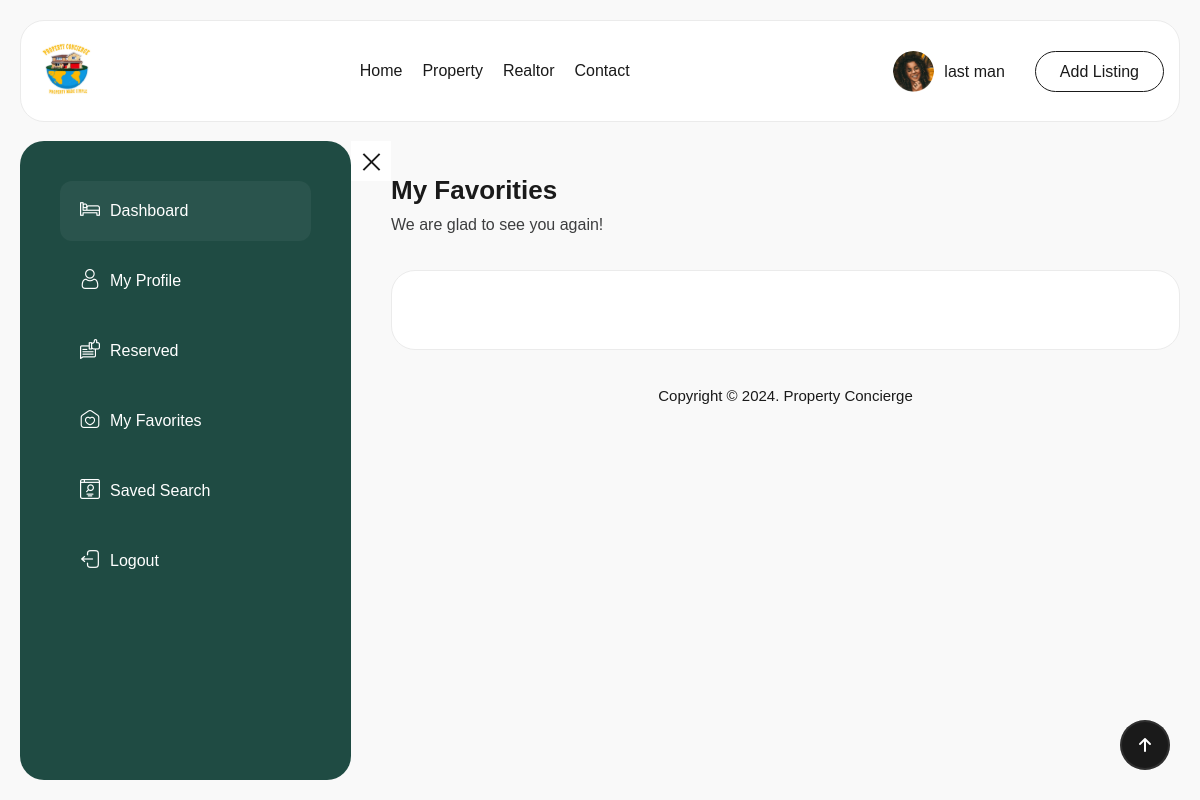
The app's page /liked/ (signed in), older data.
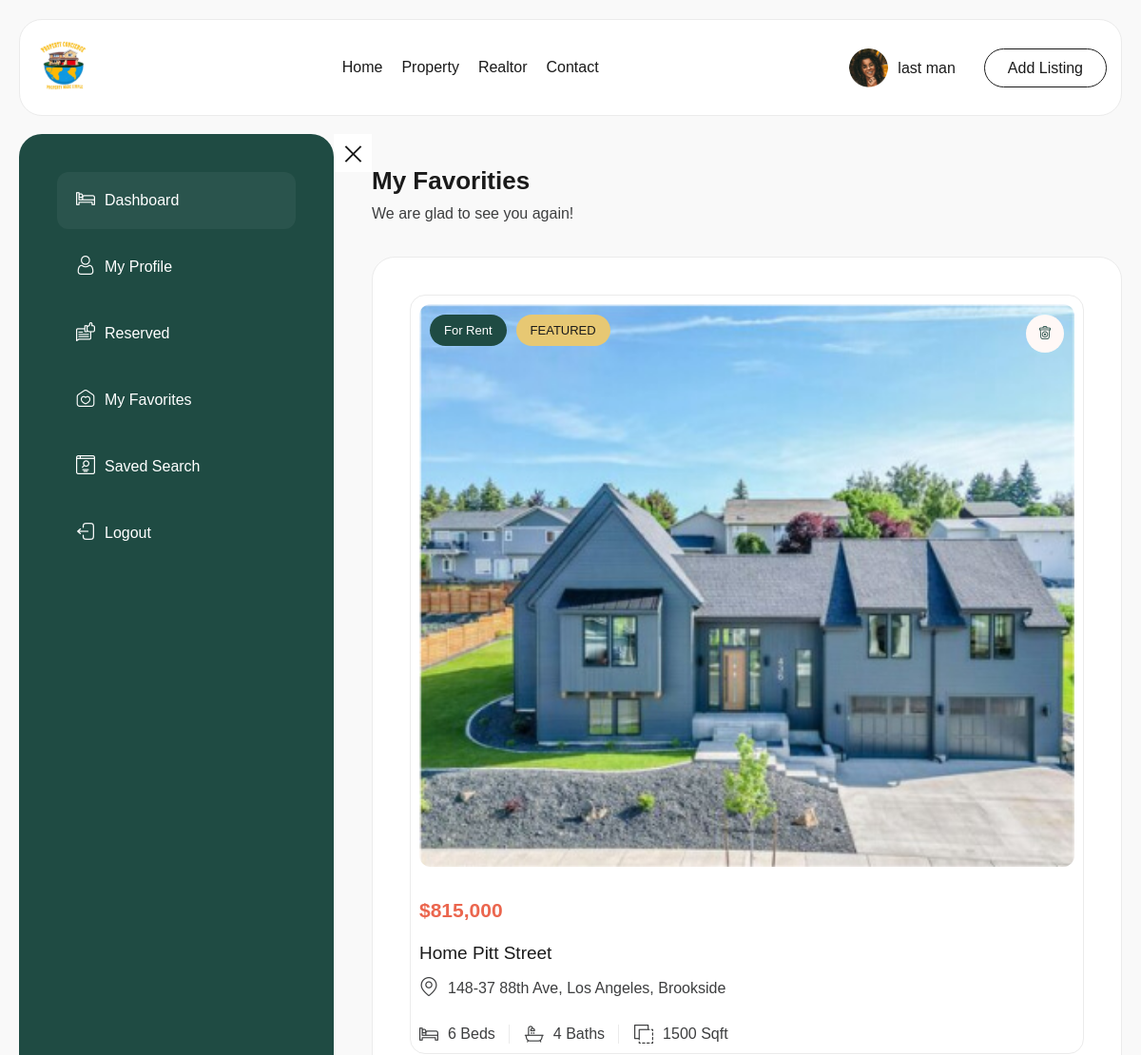
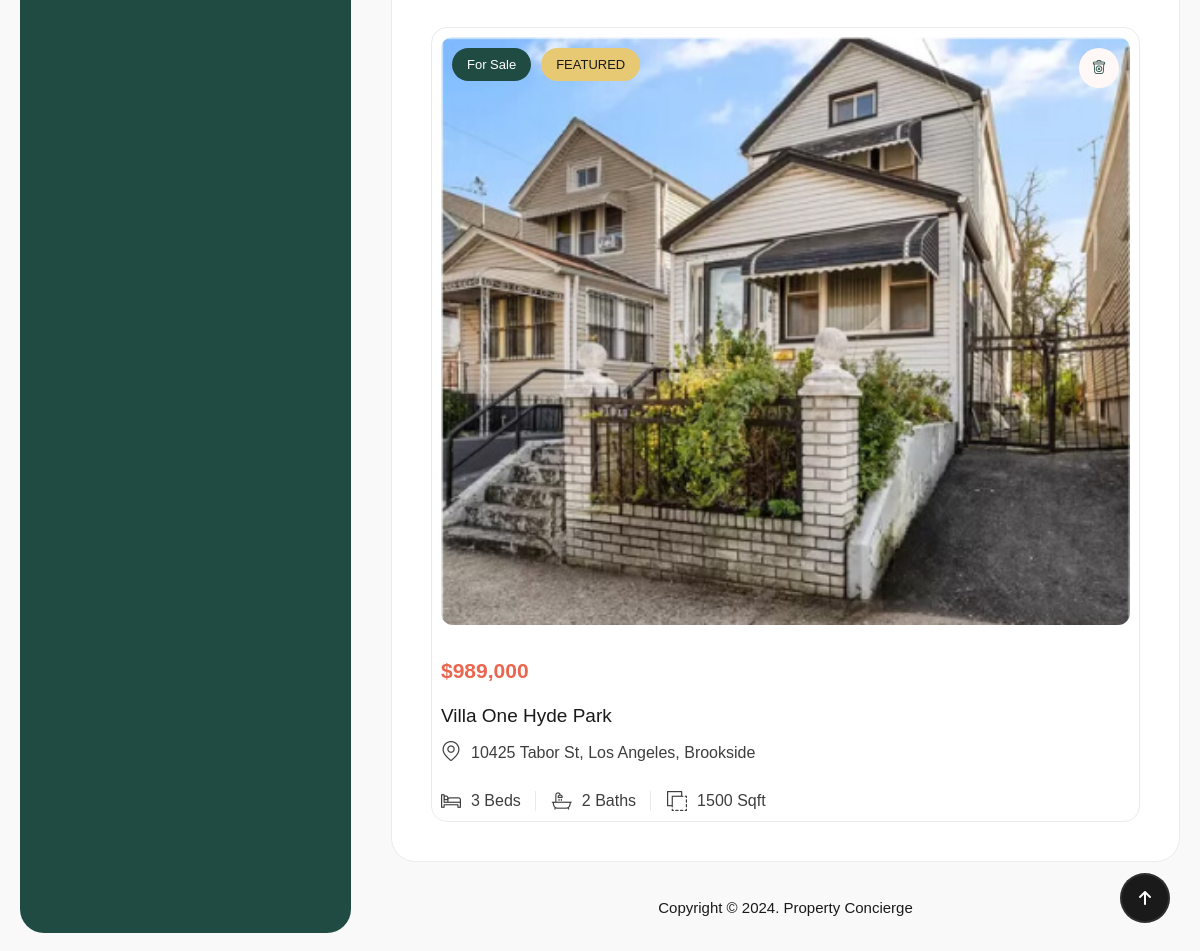
The same page, newer data (2 pictures, top to bottom).
### main/models.py (models this page shows, shortened)
class Property(models.Model):
	image_one = models.FileField(upload_to='account_files/profile_photos/', blank=True, default="none")
	image_two = models.FileField(upload_to='account_files/profile_photos/', blank=True, default="none")
	image_three = models.FileField(upload_to='account_files/profile_photos/', blank=True, default="none")
	image_four = models.FileField(upload_to='account_files/profile_photos/', blank=True, default="none")
	image_five = models.FileField(upload_to='account_files/profile_photos/', blank=True, default="none")
	image_six = models.FileField(upload_to='account_files/profile_photos/', blank=True, default="none")
	image_seven = models.FileField(upload_to='account_files/profile_photos/', blank=True, default="none")
	image_eight = models.FileField(upload_to='account_files/profile_photos/', blank=True, default="none")
	image_nine = models.FileField(upload_to='account_files/profile_photos/', blank=True, default="none")
	image_ten = models.FileField(upload_to='account_files/profile_photos/', blank=True, default="none")
	image_eleven = models.FileField(upload_to='account_files/profile_photos/', blank=True, default="none")
	image_twelve = models.FileField(upload_to='account_files/profile_photos/', blank=True, default="none")
	image_thirteen = models.FileField(upload_to='account_files/profile_photos/', blank=True, default="none")
	image_fourtheen = models.FileField(upload_to='account_files/profile_photos/', blank=True, default="none")
	image_fivetheen = models.FileField(upload_to='account_files/profile_photos/', blank=True, default="none")
	image_sixteen = models.FileField(upload_to='account_files/profile_photos/', blank=True, default="none")
	image_seventeen = models.FileField(upload_to='account_files/profile_photos/', blank=True, default="none")
	image_eighteen = models.FileField(upload_to='account_files/profile_photos/', blank=True, default="none")
	image_nineteen = models.FileField(upload_to='account_files/profile_photos/', blank=True, default="none")
	image_twenty = models.FileField(upload_to='account_files/profile_photos/', blank=True, default="none")
	image_twenty_one = models.FileField(upload_to='account_files/profile_photos/', blank=True, default="none")
	title = models.CharField(max_length=50, default="none")
	price = models.CharField(max_length=30, default="none")
	price_per_sqft = models.CharField(max_length=30, default="none")
	category = models.CharField(max_length=30, default="none")
	description = models.TextField(default="none")
	bedroom_number = models.CharField(max_length=20, default="none")
	bathroom_number = models.CharField(max_length=20, default="none")
	garage = models.CharField(max_length=20, default="none")
	address = models.CharField(max_length=120, default="none")
	city = models.CharField(max_length=20, default="none", null=True)
	state = models.CharField(max_length=20, default="none", null=True)
	postal_code = models.CharField(max_length=20, default="none", null=True)
	country = models.CharField(max_length=20, default="none", null=True)
	area = models.CharField(max_length=20, default="none", null=True)
	property_attachment_one = models.FileField(upload_to='account_files/profile_photos/', default="none", null=True)
	property_attachment_two = models.FileField(upload_to='account_files/profile_photos/', default="none", null=True)
	property_attachment_three = models.FileField(upload_to='account_files/profile_photos/', default="none", null=True)
	property_attachment_four = models.FileField(upload_to='account_files/profile_photos/', default="none", null=True)
	property_id = models.CharField(max_length=20, default="none")
	property_size = models.CharField(max_length=20, default="none")
	garage_size = models.CharField(max_length=20, default="none")
	year_built = models.CharField(max_length=20, default="none")
	property_type = models.CharField(max_length=20, default="none")
	property_status = models.CharField(max_length=20, default="none")
	first_floor = models.FileField(upload_to='account_files/profile_photos/', blank=True, default="none")
	second_floor = models.FileField(upload_to='account_files/profile_photos/', blank=True, default="none")
	third_floor = models.FileField(upload_to='account_files/profile_photos/', blank=True, default="none")
	fourth_floor = models.FileField(upload_to='account_files/profile_photos/', blank=True, default="none",)
	app_user = models.ForeignKey(AppUser, on_delete=models.CASCADE)
	status = models.BooleanField(default=False)
	pub_date = models.DateTimeField(default=timezone.now)

### main/views.py (the view)
# urls.py: path("liked/", views.LikedView, name="liked"),
def LikedView(request):
    app_user = AppUser.objects.get(user__pk=request.user.id)
    liked_properties = Property.objects.filter(propertylike__user=app_user)
    context = {
        "app_user": app_user,
        "liked_properties": liked_properties,
    }
    return render(request, "main/liked.html", context)

### main/templates/main/liked.html (shortened to what the changed rows need)
{% extends 'main/base2.html' %}
{% load static %}
{% block content %}
            <div class="main-content spacing-20">
                <div class="layout-wrap-inner">
                    <div class="section-content-right">
                        <h3>My Favorities</h3>
                        <div class="text-content">We are glad to see you again!</div>
                        <div class="wg-box">
                           <div class="grid-favorities-item">
                            {% for item in liked_properties %}
                                <div class="box-dream style-row style-favorities item">
                                    <ul class="wg-icon">
                                        <li class="delete-btns">
                                            <i class="flaticon-delete"></i>
                                        </li>
                                    </ul>
                                    <div class="image">
                                        <div class="list-tags">
                                            <a href="#" class="tags-item for-sell">{{ item.property_status }}</a>
                                            <a href="#" class="tags-item featured">FEATURED</a>
                                        </div>
                                        <img class="w-full" src="{{ item.image_twenty_one.url }}" alt="">
                                    </div>
                                    <div class="content">
                                        <div class="head">
                                            <div class="price">${{item.price}}</div>
                                            <div class="title">
                                                <a href="{% url 'main:property_detail' item.id %}">{{ item.title }}</a>
                                            </div>
                                        </div>
                                        <div class="location">
                                            <div class="icon">
                                                <i class="flaticon-location"></i>
                                            </div>
                                            <p>{{ item.address }}, {{ item.city }}, {{ item.area }}</p>
                                        </div>
                                        <div class="icon-box">
                                            <div class="item">
                                                <i class="flaticon-hotel"></i>
                                                <p>{{ item.bedroom_number }} Beds</p>
                                            </div>
                                            <div class="item">
                                                <i class="flaticon-bath-tub"></i>
                                                <p>{{ item.bathroom_number }} Baths</p>
                                            </div>
                                            <div class="item">
                                                <i class="flaticon-minus-front"></i>
                                                <p>{{ item.property_size }} Sqft</p>
                                            </div>
                                        </div>
                                    </div>
                                </div>
                                {% endfor %}
                           </div>
                        </div>
                        <div class="bottom-page">
                            <p>Copyright © 2024. Property Concierge</p>
                        </div>
                    </div>
                </div>
            </div>
        </div>
    </div>
{% endblock %}

Row changes from the older to the newer data that the page shows:
now on this page (row edited): Property: property_status "For Rent", image_twenty_one (picture), price "815,000", title "Home Pitt Street", address "148-37 88th Ave", city "Los Angeles", area "Brookside", bedroom_number "6", bathroom_number "4", property_size "1500"
now on this page (row edited): Property: property_status "For Sale", image_twenty_one (picture), price "989,000", title "Villa One Hyde Park", address "10425 Tabor St", city "Los Angeles", area "Brookside", bedroom_number "3", bathroom_number "2", property_size "1500"
